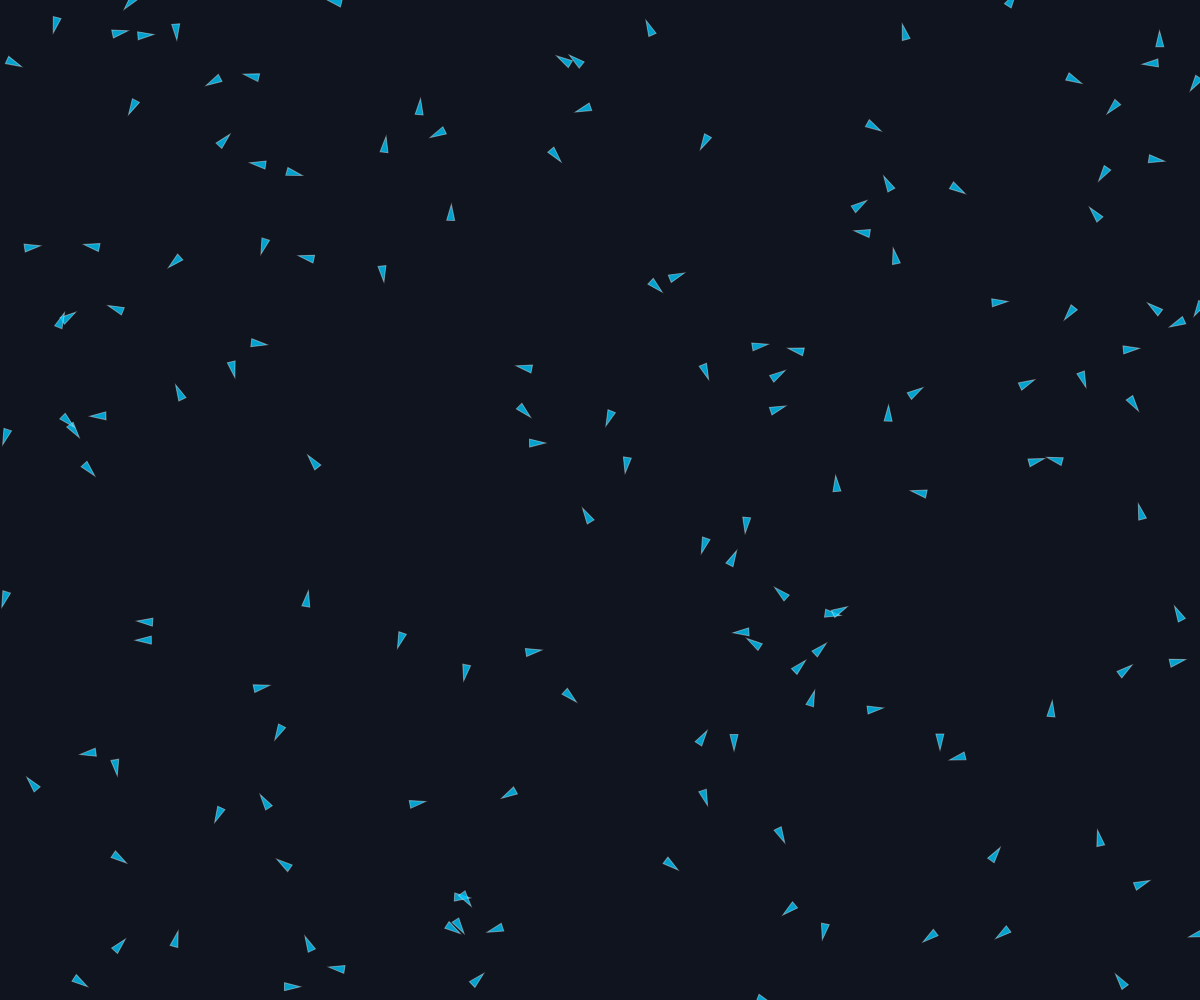
Frame 1 (no input)
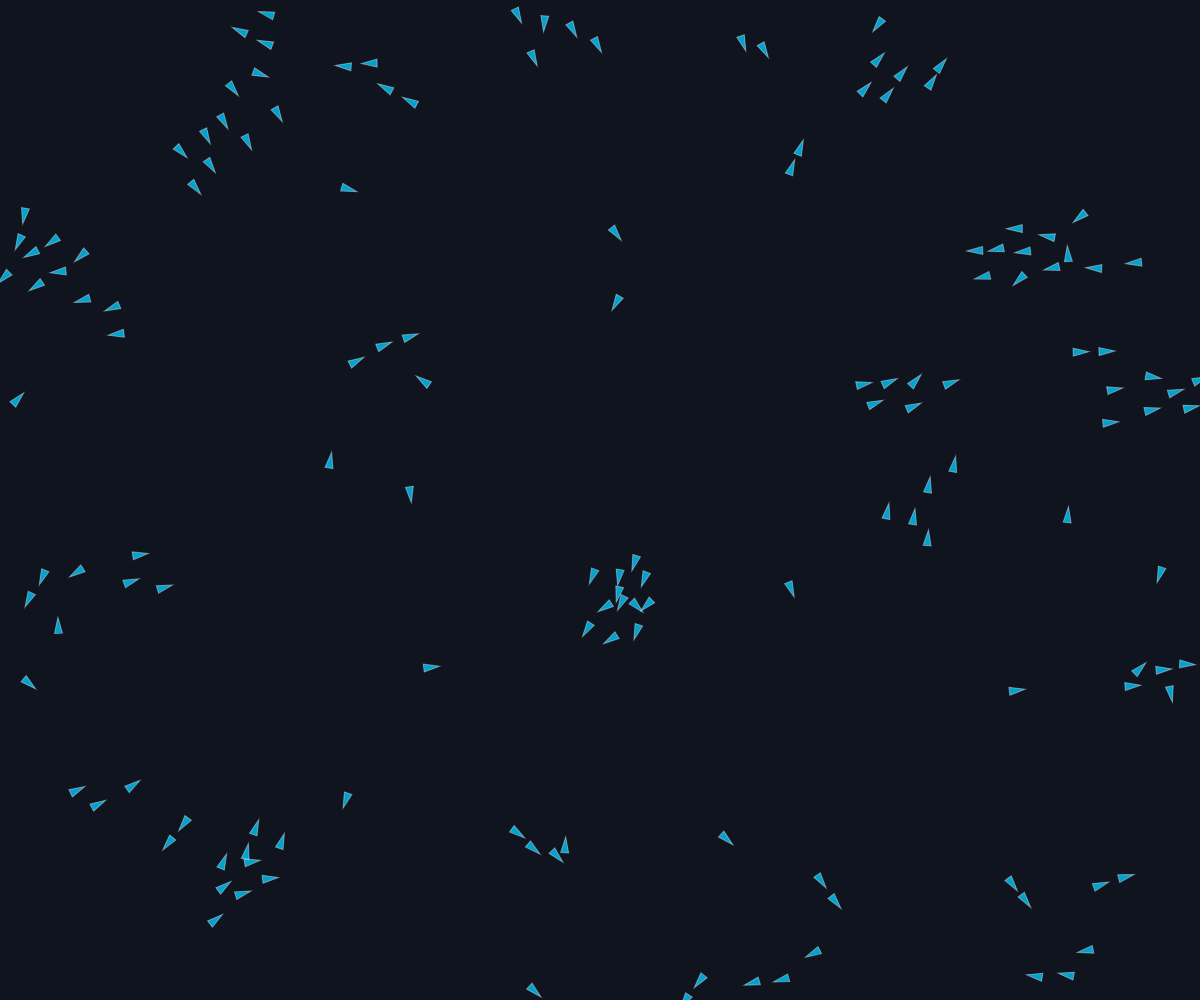
Frame 60 (no input)
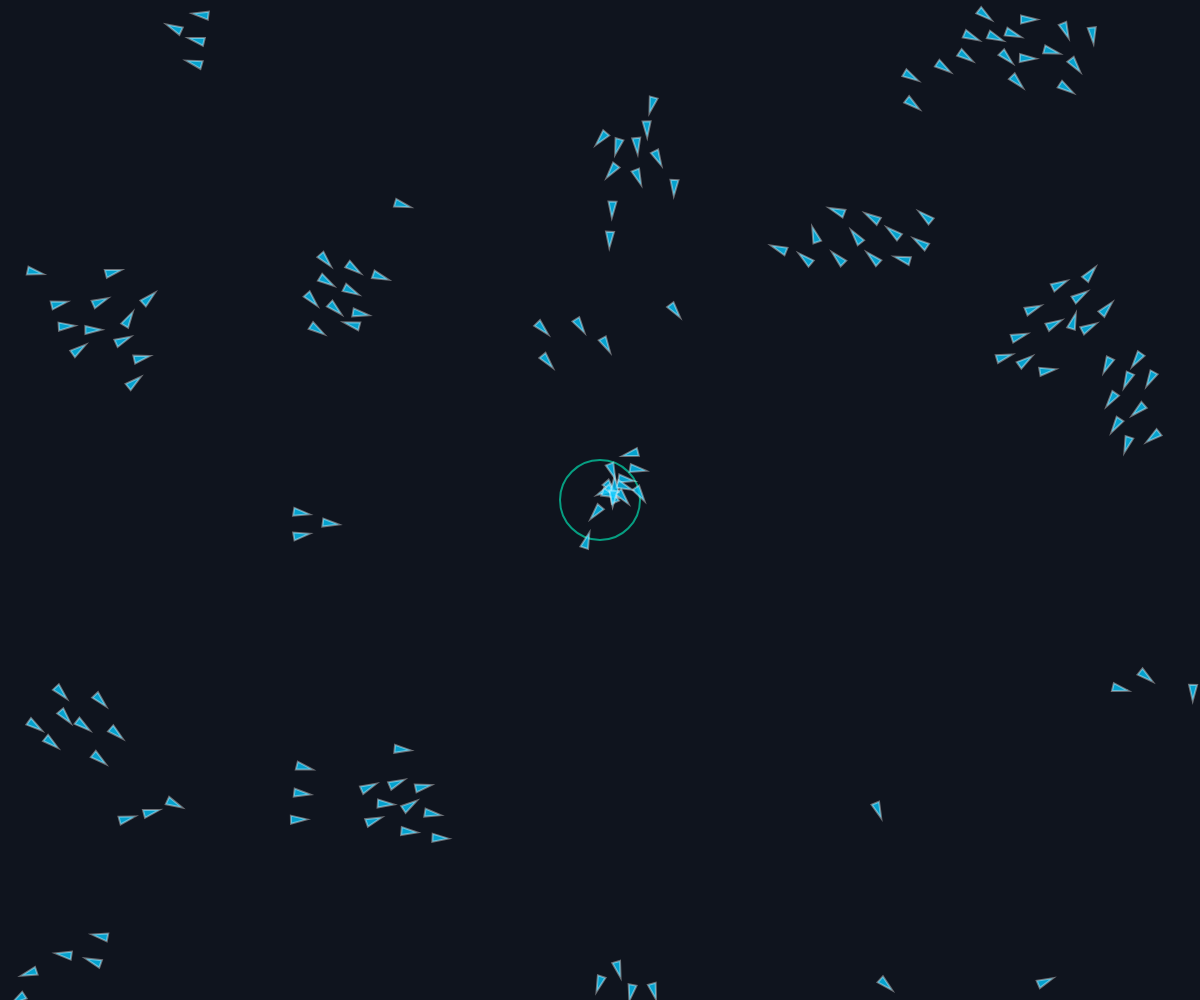
Frame 120 (the mouse pressed at the canvas centre since frame 60)

The p5.js sketch that drew these frames (run headless with seeded random() and noise() and a simulated clock; from frame 60 on, the mouse is pressed at the canvas centre):

// p5.js sketch
// ── sketch.js
let boids = [];
let isAttractor = true;

function setup() {
  createCanvas(windowWidth, windowHeight);
  
  // Criar 150 agentes individuais com posições e velocidades aleatórias
  for (let i = 0; i < 150; i++) {
    boids.push(new Boid(random(width), random(height)));
  }
}

function draw() {
  background(15, 20, 30);

  // Desenhar o indicador visual da interação do usuário
  if (mouseIsPressed) {
    noFill();
    stroke(isAttractor ? color(0, 255, 200, 150) : color(255, 80, 80, 150));
    strokeWeight(2);
    circle(mouseX, mouseY, 80);
  }

  // Atualizar e desenhar cada agente
  for (let boid of boids) {
    boid.edges();
    boid.flock(boids);
    boid.update();
    boid.show();
  }
}

function mousePressed() {
  // Alterna o modo de atração/repulsão com cliques
  if (mouseButton === RIGHT) {
    isAttractor = !isAttractor;
  }
}

function keyPressed() {
  // Pressionar qualquer tecla alterna entre modo Atração / Repulsão
  isAttractor = !isAttractor;
}

// ------------------------------------------------------------------
// CLASSE BOID (Agente Individual)
// ------------------------------------------------------------------
class Boid {
  constructor(x, y) {
    this.position = createVector(x, y);
    this.velocity = p5.Vector.random2D().mult(random(2, 4));
    this.acceleration = createVector(0,0);
    this.maxForce = 0.2;  // Força máxima de curva/ajuste
    this.maxSpeed = 4;    // Velocidade máxima
    this.perceptionRadius = 50; // Raio de percepção local
  }

  // Loop de borda suave (tela infinita)
  edges() {
    if (this.position.x > width) this.position.x = 0;
    if (this.position.x < 0) this.position.x = width;
    if (this.position.y > height) this.position.y = 0;
    if (this.position.y < 0) this.position.y = height;
  }

  // Aplicação das regras de emergência e interatividade
  flock(boids) {
    let separation = this.separate(boids);
    let alignment = this.align(boids);
    let cohesion = this.cohere(boids);

    // Pesos das regras para equilíbrio do comportamento
    separation.mult(1.5);
    alignment.mult(1.0);
    cohesion.mult(1.0);

    this.acceleration.add(separation);
    this.acceleration.add(alignment);
    this.acceleration.add(cohesion);

    // Interação do usuário
    if (mouseIsPressed) {
      let mousePos = createVector(mouseX, mouseY);
      let d = dist(this.position.x, this.position.y, mouseX, mouseY);
      if (d < 200) {
        let force = p5.Vector.sub(mousePos, this.position);
        if (!isAttractor) {
          force.mult(-2); // Repulsão
        }
        force.setMag(this.maxForce * 2);
        this.acceleration.add(force);
      }
    }
  }

  update() {
    this.position.add(this.velocity);
    this.velocity.add(this.acceleration);
    this.velocity.limit(this.maxSpeed);
    this.acceleration.mult(0); // Reseta a aceleração
  }

  // Regra 1: Separação
  separate(boids) {
    let steering = createVector(0,0);
    let total = 0;
    for (let other of boids) {
      let d = dist(this.position.x, this.position.y, other.position.x, other.position.y);
      if (other != this && d < this.perceptionRadius / 2) {
        let diff = p5.Vector.sub(this.position, other.position);
        diff.div(d * d); // Mais perto = repulsão exponencialmente maior
        steering.add(diff);
        total++;
      }
    }
    if (total > 0) {
      steering.div(total);
      steering.setMag(this.maxSpeed);
      steering.sub(this.velocity);
      steering.limit(this.maxForce * 1.5);
    }
    return steering;
  }

  // Regra 2: Alinhamento
  align(boids) {
    let steering = createVector(0,0);
    let total = 0;
    for (let other of boids) {
      let d = dist(this.position.x, this.position.y, other.position.x, other.position.y);
      if (other != this && d < this.perceptionRadius) {
        steering.add(other.velocity);
        total++;
      }
    }
    if (total > 0) {
      steering.div(total);
      steering.setMag(this.maxSpeed);
      steering.sub(this.velocity);
      steering.limit(this.maxForce);
    }
    return steering;
  }

  // Regra 3: Coesão
  cohere(boids) {
    let steering = createVector(0,0);
    let total = 0;
    for (let other of boids) {
      let d = dist(this.position.x, this.position.y, other.position.x, other.position.y);
      if (other != this && d < this.perceptionRadius) {
        steering.add(other.position);
        total++;
      }
    }
    if (total > 0) {
      steering.div(total);
      steering.sub(this.position);
      steering.setMag(this.maxSpeed);
      steering.sub(this.velocity);
      steering.limit(this.maxForce);
    }
    return steering;
  }

  show() {
    let angle = this.velocity.heading() + HALF_PI;
    fill(0, 200, 255, 200);
    stroke(255, 100);
    push();
    translate(this.position.x, this.position.y);
    rotate(angle);
    beginShape();
    vertex(0, -8);
    vertex(-4, 8);
    vertex(4, 8);
    endShape(CLOSE);
    pop();
  }
}

function windowResized() {
  resizeCanvas(windowWidth, windowHeight);
}
